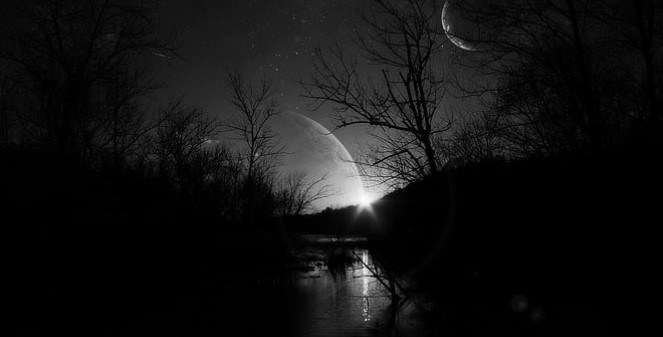
#> input picture bookpage.jpg, 663 x 337 px
$ python practica_5.py
#> lines starting #> are read from the running program, lines starting #| are printed output that depends on the picture; after the words box and inside, x2 and y2 are one past the last pixel; in counts of white or black regions, pixels touching at a corner belong together
import cv2
import numpy as np

img = cv2.imread('bookpage.jpg')
#> img is the input picture: shape (337, 663, 3); min 0, max 253, mean 18.5
retval, threshold = cv2.threshold(img, 12, 255, cv2.THRESH_BINARY)
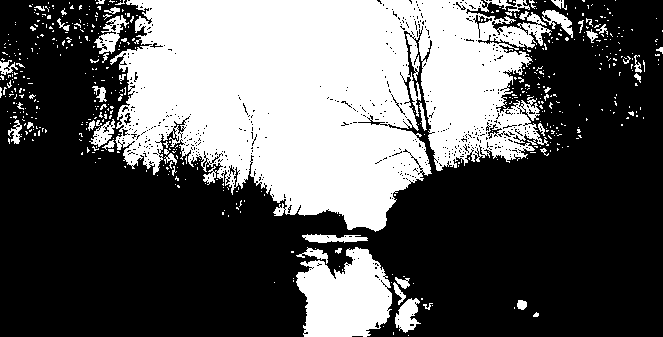
#> threshold: shape (337, 663, 3); 36.3% white; 532 white regions (485 under 20 px), largest, box (x1, y1, x2, y2) and area: (110, 0, 552, 232) 68736, (296, 247, 392, 337) 6187, (395, 298, 421, 333) 539

#---------------------------------------------
cv2.imshow('original',img)
cv2.imshow('threshold',threshold)
cv2.waitKey(0)
cv2.destroyAllWindows()

#---------------------------------------------
grayscaled = cv2.cvtColor(img,cv2.COLOR_BGR2GRAY)
retval, threshold = cv2.threshold(grayscaled, 10, 255, cv2.THRESH_BINARY)
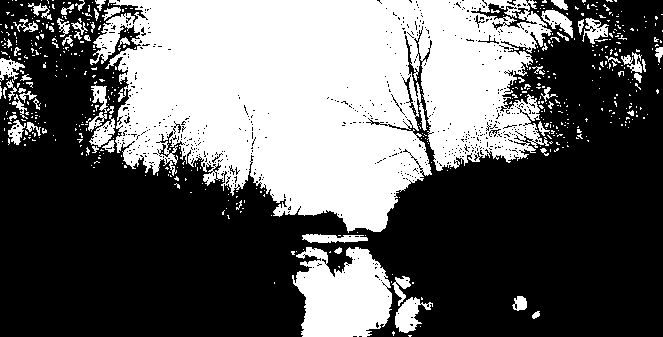
#> threshold: shape (337, 663); 38.9% white; 552 white regions (488 under 20 px), largest, box (x1, y1, x2, y2) and area: (90, 0, 552, 233) 72154, (292, 247, 392, 337) 6625, (395, 297, 433, 333) 674
cv2.imshow('original',img)
cv2.imshow('threshold',threshold)
cv2.waitKey(0)
cv2.destroyAllWindows()

#---------------------------------------------
th = cv2.adaptiveThreshold(grayscaled, 255, cv2.ADAPTIVE_THRESH_GAUSSIAN_C, cv2.THRESH_BINARY, 115, 1)
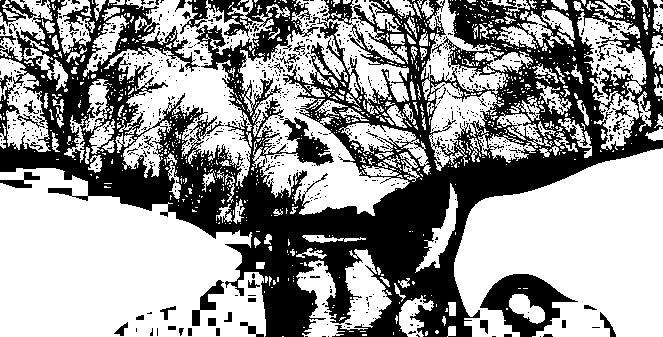
#> th: shape (337, 663); 59% white; 934 black regions (886 under 20 px), largest, box (x1, y1, x2, y2) and area: (0, 0, 663, 337) 83018, (480, 274, 578, 337) 2730, (192, 280, 224, 326) 465
cv2.imshow('original',img)
cv2.imshow('Adaptive threshold',th)
cv2.waitKey(0)
cv2.destroyAllWindows()

#---------------------------------------------
th = cv2.adaptiveThreshold(grayscaled, 255, cv2.ADAPTIVE_THRESH_GAUSSIAN_C, cv2.THRESH_BINARY, 115, 1)
cv2.imshow('original',img)
cv2.imshow('Adaptive threshold',th)
cv2.waitKey(0)
cv2.destroyAllWindows()

#---------------------------------------------
retval2,threshold2 = cv2.threshold(grayscaled,125,255,cv2.THRESH_BINARY+cv2.THRESH_OTSU)
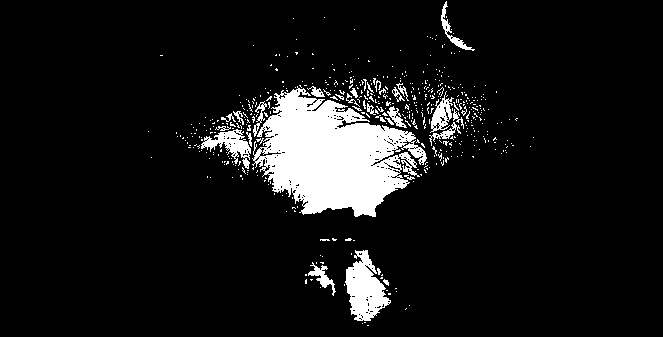
#> threshold2: shape (337, 663); 8.8% white; 499 white regions (471 under 20 px), largest, box (x1, y1, x2, y2) and area: (252, 86, 427, 217) 13171, (345, 250, 391, 321) 1865, (201, 129, 251, 169) 776
#> retval2 = 54
cv2.imshow('original',img)
cv2.imshow('Otsu threshold',threshold2)
cv2.waitKey(0)
cv2.destroyAllWindows()
